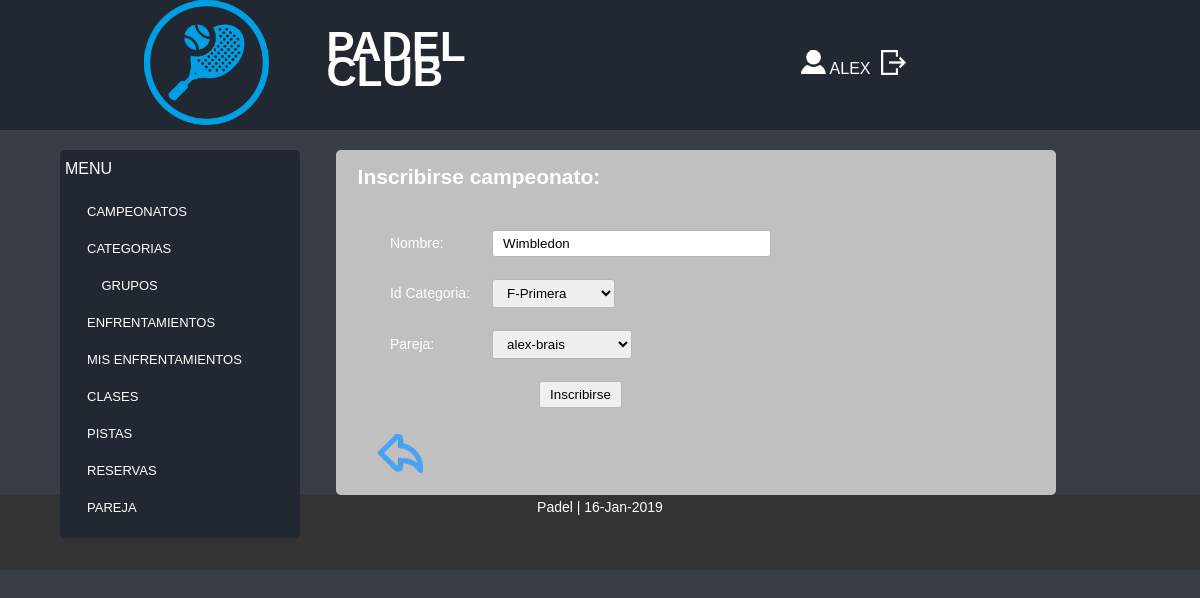
Before: /Controllers/CAMPEONATOS_Controller.php?action=INSCRIBIR&idCampeonato=2 (signed in) with the older database file.
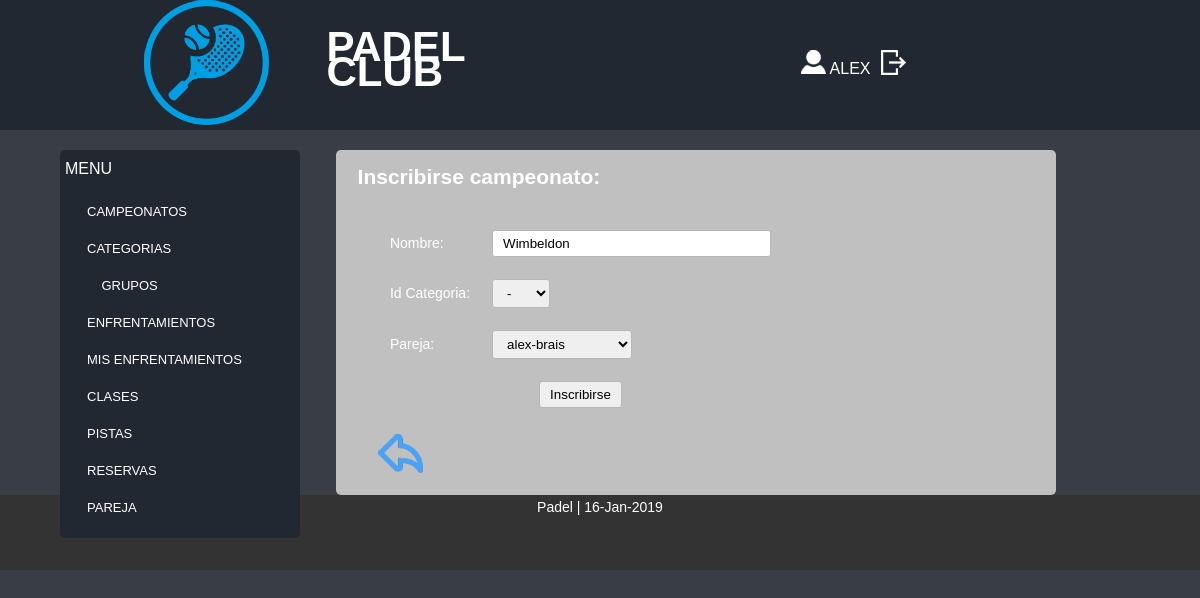
After: the same page with the newer database file.
### tables this page shows
CREATE TABLE `CAMPEONATO` (
  `idCampeonato` int(10) NOT NULL,
  `nombre` varchar(30) NOT NULL,
  `fechaIniInscripcion` date NOT NULL,
  `fechaFinInscripcion` date NOT NULL
);

### Models/CAMPEONATOS_Model.php (called while the page is built, shortened)
<?php
class CAMPEONATOS_Model {
	var $idCampeonato;
function __construct($idCampeonato,$nombre,$fechaIniInscripcion,$fechaFinInscripcion){
	$this->idCampeonato = $idCampeonato;
	include_once 'Access_DB.php';
	$this->mysqli = ConnectDB();
}
function RellenaDatos(){
    $sql = "SELECT `idCampeonato`, `nombre`, `fechaIniInscripcion`, `fechaFinInscripcion` from CAMPEONATO where idCampeonato = '$this->idCampeonato'";
	$result = $this->mysqli->query($sql);
	if($result ->num_rows >0){
		$tupla = mysqli_fetch_assoc($result);
		return $tupla;
	}
	else{
		return  false;
	}
}
function getParejas($login){
		$sql = "SELECT `idPareja`, `login1`, `login2` FROM PAREJA WHERE(
					(login1 = '$login') OR
    				(login2 = '$login') )";
    	$result = $this->mysqli->query($sql);
	if($result->num_rows>0){
		$j = 0;
		while($tupla = mysqli_fetch_assoc($result)){
		   $tuplas[$j] = $tupla;
		   $j++;
		}
		return $tuplas;
	}else{
		return false;
	}
}
function getCategorias(){
		$sql = "SELECT `idCategoria`, `genero`, `nivel` , `idCampeonato` FROM CATEGORIA WHERE(
					 idCampeonato = '$this->idCampeonato')";
    	$result = $this->mysqli->query($sql);
	if($result->num_rows>0){
		$j = 0;
		while($tupla = mysqli_fetch_assoc($result)){
		   $tuplas[$j] = $tupla;
		   $j++;
		}
		return $tuplas;
	}else{
		return false;
	}
}
}
?>

### Models/Access_DB.php (called while the page is built)
<?php
function ConnectDB()
{
    $mysqli = new mysqli("", 'root', '' , 'ABP_11');
	if ($mysqli->connect_errno) {
		include '../View/MESSAGE_View.php';
		new MESSAGE("Fallo al conectar a MySQL: (" . $mysqli->connect_errno . ") " . $mysqli->connect_error, './index.php');
		return false;
	}
	else{
		return $mysqli;
	}
}
?>

### Views/CAMPEONATO_INSCRIBIRSE_View.php (the view)
<?php
class INSCRIBIRSE_CAMPEONATO {
	function __construct($categorias,$parejas,$nombreCampeonato,$volver,$lista,$admin){
		$this->categorias=$categorias;
		$this->parejas=$parejas;
		$this->volver=$volver;
		$this->lista=$lista;
		$this->nombreCampeonato=$nombreCampeonato;
		$this->admin=$admin;
		$this->render();
	}
	function render(){
		include 'Header.php';
?>
<h2 style="color:white;">Inscribirse campeonato:</h2>
				<div style="overflow-x:auto;color:white;">
					<form name="searchCampeonato" id="searchCampeonato" action="./CAMPEONATOS_Controller.php?action=INSCRIBIR" method="POST" enctype="multipart/form-data" onsubmit="return encriptar()">
						<table>
							<tr>
								<td>Nombre:</td>
								<td><input class="form-est" type="text" id="nombre" name="nombre" size="30" maxlength="30" value="<?php echo $this->nombreCampeonato['nombre']?>" onBlur="comprobarTextoSearch(this,this.size)" readonly>
									<input  type="hidden" id="idCampeonato" name="idCampeonato" size="30" maxlength="30" value="<?php echo $this->nombreCampeonato['idCampeonato']?>" readonly></td>
							</tr>
							<tr>
								<td>Id Categoria:</td>
								<td><select class="form-est" id="idCategoria" name="idCategoria">
							<?php
								for($j=0;$j<count($this->categorias);$j++){
										echo "<option value=".$this->categorias[$j]['idCategoria']." >".$this->categorias[$j]['genero'].'-'.$this->categorias[$j]['nivel']."&nbsp;&nbsp;&nbsp;".$this->categorias[$j][($this->lista)[1]]."</option>";
								}
							?>
								</select></td>
							</tr>
							<tr>
								<td>Pareja:</td>
								<?php
								if(!$this->admin){
											echo '<td><select class="form-est" id="idPareja" name="idPareja">';
										for($i=0;$i<count($this->parejas);$i++){
												echo "<option value=".$this->parejas[$i]['idPareja']." >".$this->parejas[$i]['login1'].'-'.$this->parejas[$i]['login2']."&nbsp;&nbsp;&nbsp;".$this->parejas[$i][($this->lista)[1]]."</option>";
										}
								echo '</select></td>';
								}else{
									echo '<td><input class="form-est" type="text" id="idPareja" name="idPareja" size="30" maxlength="30" value="" onBlur="comprobarTextoSearch(this,this.size)"></td>';
								}
								?>
							</tr>
							<tr>
								<td colspan="2" align="center"><input class="form-est" type="submit" id="Inscribirse" name="Inscribirse" value="Inscribirse"></td>
							</tr>
						 </table>
						 <p><a href="<?php echo $this->volver; ?>"><img src="../Views/images/atras.png" title="Atrás" alt="Atrás"></a></p>
					</form>
				</div>
<?php
	include 'Footer.php';
	}
}
?>

Changed rows visible on the page:
changed campeonato: nombre "Wimbledon" → "Wimbeldon"
Other visible differences:
form field idCategoria: "F-Primera" → "-"
